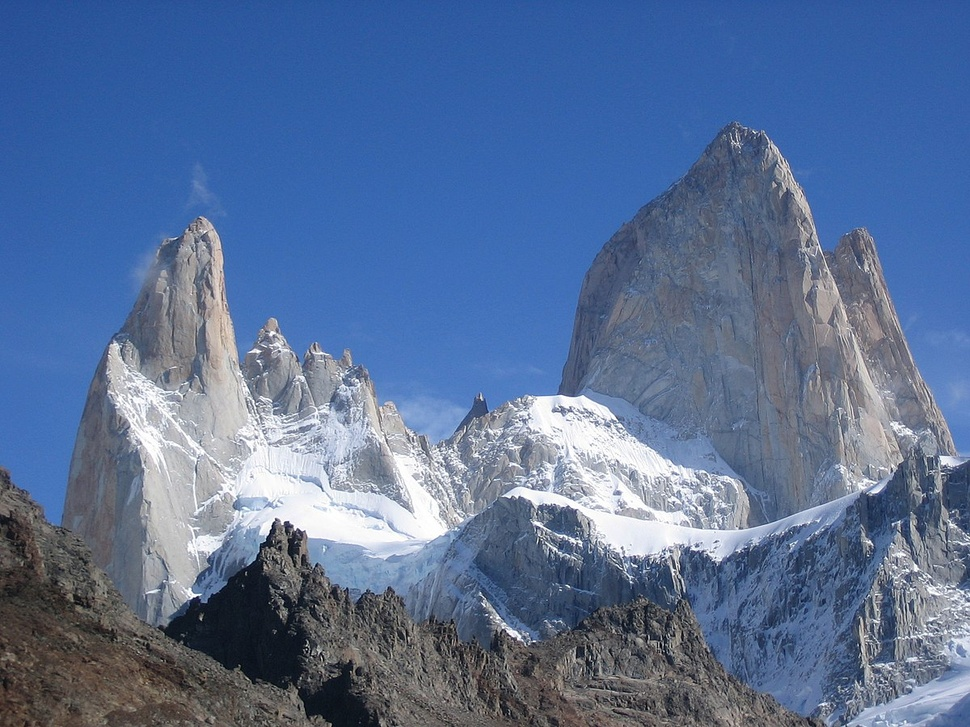
#> input picture 0611/input/ex1.jpg, 970 x 727 px, shrunk from 1200 x 900 before the run
$ jupyter execute --allow-errors atividades_0611.ipynb   (older library calls are emulated)
#> lines starting #> are read from the running program, lines starting #| are printed output that depends on the picture; after the words box and inside, x2 and y2 are one past the last pixel; in counts of white or black regions, pixels touching at a corner belong together
### *Importação das bibliotecas utilizadas*

[cell 1]
import cv2
import numpy as np
import matplotlib.pyplot as plt
from multiprocessing import Pool, cpu_count

### **ATIVIDADE** 1
### Implementar uma função que retorne o fatiamento de bits de uma imagem em níveis de cinza de entrada

[cell 2]
def fatiamento_bits(input_img):
#> called with input_img = 'input/ex1.jpg'
    img = cv2.imread(input_img, cv2.IMREAD_GRAYSCALE)
#> img: shape (727, 970); min 0, max 255, mean 109.9

    bit_planes = []

    for i in range(8):
        bit_plane = (img >> i) & 1
        bit_planes.append(bit_plane * 255)
#> this loop made 8 passes
#> pass 1, in fatiamento_bits, `bit_plane = (img >> i) & 1`:
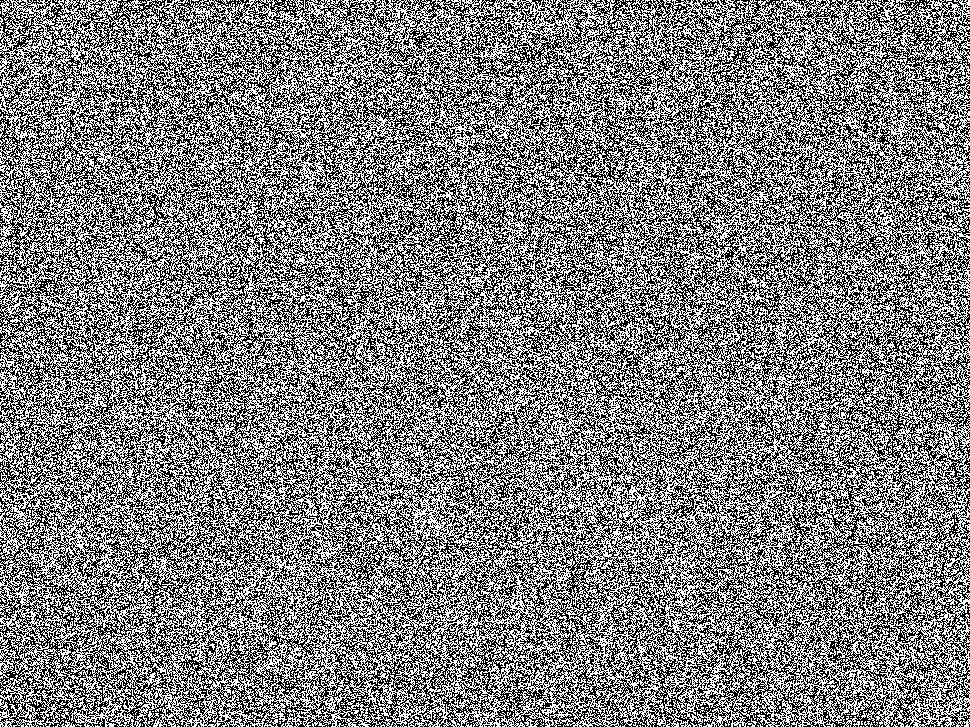
#> bit_plane: shape (727, 970); values 0 (black) and 1 (white), 50% white in thin lines or dots
#> after the loop, bit_planes = 8 items

    fig, axes = plt.subplots(2, 4, figsize=(12, 6))
    fig.suptitle('Fatiamento de bits')

    for i, ax in enumerate(axes.flat):
        ax.imshow(bit_planes[i], cmap='gray')
        ax.set_title(f'Bit {i}')
        ax.axis('off')

    plt.show()
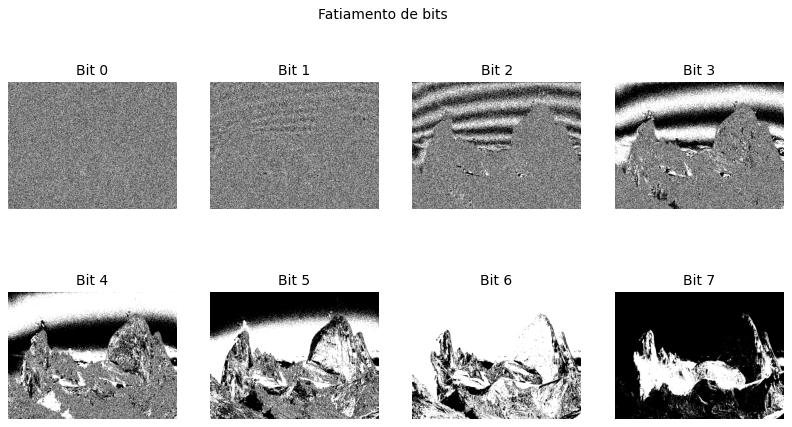
#> figure drawn by matplotlib, 8 panels

    return bit_planes

bit_planes = fatiamento_bits("input/ex1.jpg")
#> bit_planes = 8 items

### **ATIVIDADE** 2
### Pesquise e encontre amostras de imagens naturais, imagens de ultrassom, imagens de satélite (sensor landsat - pegar somente um dos canais), tomografia computadorizada e ressonância magnética. Aplicar o fatiamento de bit nelas e descartar as fatias menos relevantes e remontar a imagem
#### Fazer o fatiamento das imagens coloridas quebrando por cada um dos canais (RGB) e depois agrupar novamente

[cell 3]
def fatiamento_bits(image):
    lista_bits = []

    for i in range(8):
        bit_plane = (image >> i) & 1
        lista_bits.append((bit_plane * 255).astype(np.uint8))

    return lista_bits


def process_image(image_path, color=False):
#> called with image_path = 'input/ex2_natural.jpg', color = True
    if color:
        img = cv2.imread(image_path, cv2.IMREAD_COLOR)
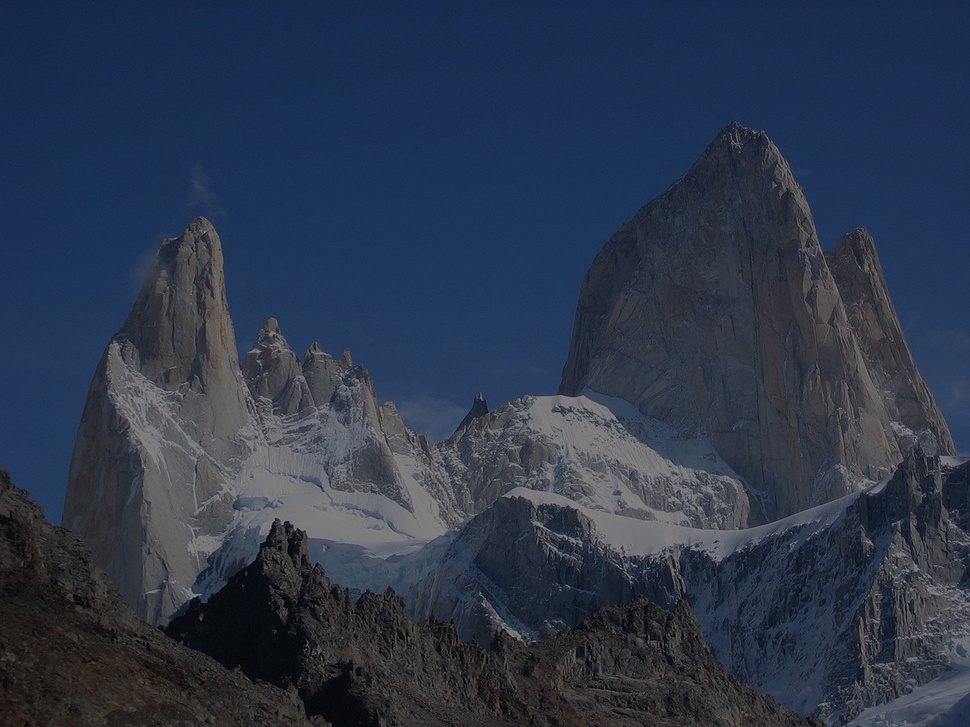
#> input picture 0611/input/ex2_natural.jpg, 970 x 727 px, shrunk from 1200 x 900 before the run
#> img is the input picture: shape (727, 970, 3); mean B, G, R 75.4, 55.9, 44.3
        if img is None:
            raise ValueError("Erro ao carregar a imagem de entrada!\n")
        channels = cv2.split(img)
        lista_canais_proc = []

        for channel in channels:
            bit_planes = fatiamento_bits(channel)
#> the loop in fatiamento_bits, `for i in range(8):` made 8 passes
#> pass 3, in fatiamento_bits, `bit_plane = (image >> i) & 1`:
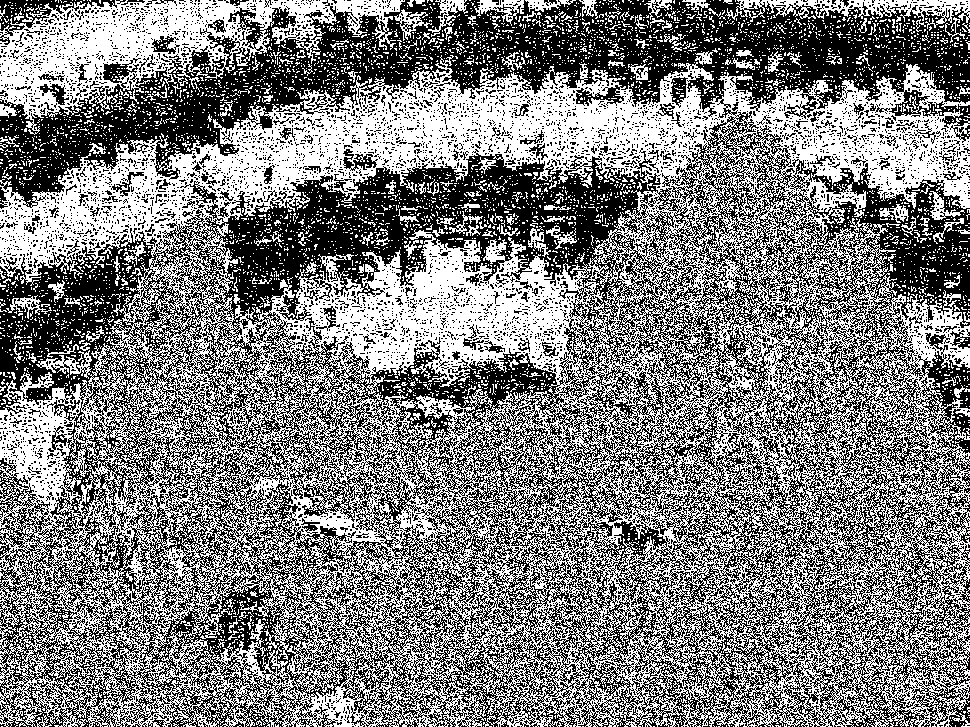
#> bit_plane: shape (727, 970); values 0 (black) and 1 (white), 49.8% white in thin lines or dots
#> bit_planes = 8 items
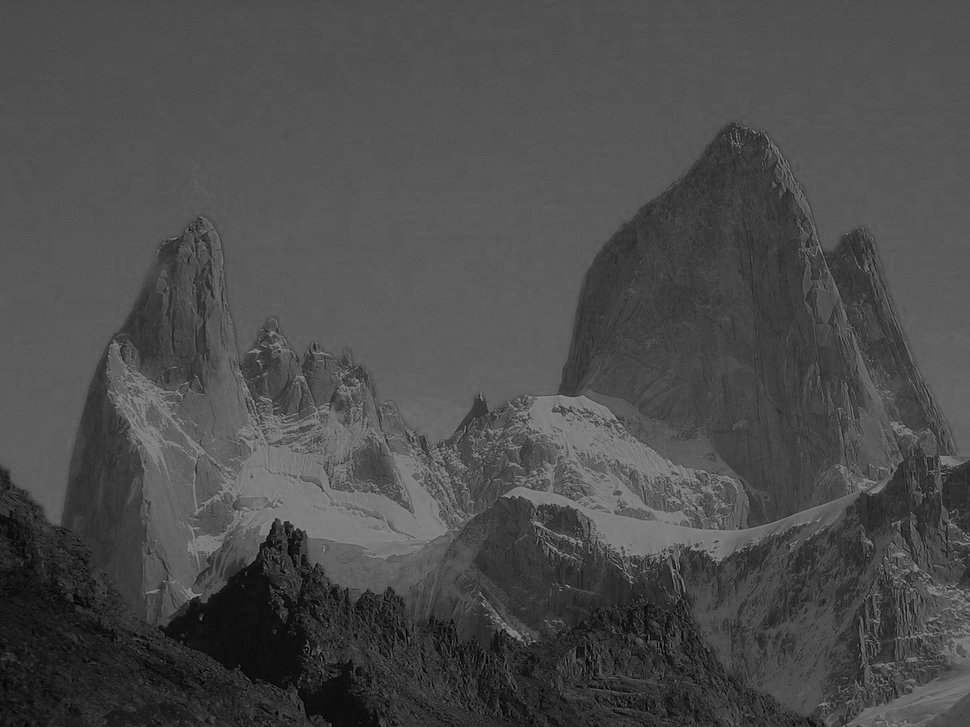
#> channel: shape (727, 970); min 0, max 156, mean 75.4
            reconstructed = np.bitwise_or.reduce(bit_planes[-4:])#manter os 4 bits mais significativos
#> reconstructed: shape (727, 970); 98.8% white; black in thin lines or dots, all inside (x1, y1, x2, y2) = (0, 487, 914, 727)
            lista_canais_proc.append(reconstructed)

        result_image = cv2.merge(lista_canais_proc)
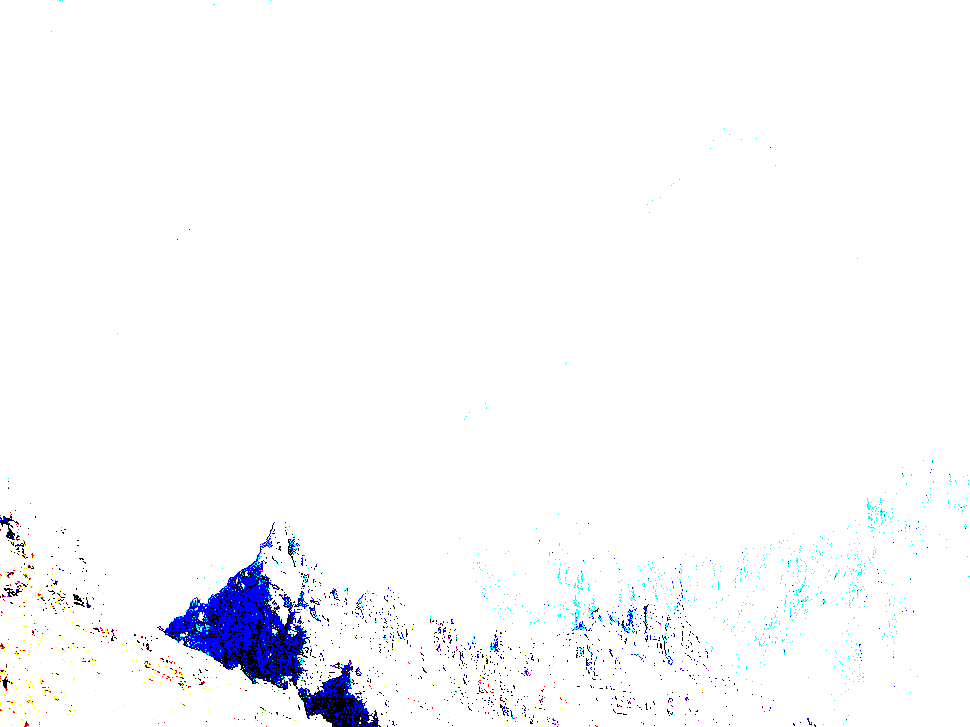
#> result_image: shape (727, 970, 3); mean of channels 0, 1, 2 252.1, 249.4, 248.8; drawn as B, G, R
    else:
        img = cv2.imread(image_path, cv2.IMREAD_GRAYSCALE)
        if img is None:
            raise ValueError("Erro ao carregar a imagem de entrada!\n")
        bit_planes = fatiamento_bits(img)
        result_image = np.bitwise_or.reduce(bit_planes[-4:])  #manter os 4 bits mais significativos

    return result_image

def display_images(original, processed):
    plt.figure(figsize=(10, 5))
    plt.subplot(1, 2, 1)
    plt.imshow(cv2.cvtColor(original, cv2.COLOR_BGR2RGB) if len(original.shape) == 3 else original, cmap='gray')
    plt.title('Original')
    plt.axis('off')

    plt.subplot(1, 2, 2)
    plt.imshow(cv2.cvtColor(processed, cv2.COLOR_BGR2RGB) if len(processed.shape) == 3 else processed, cmap='gray')
    plt.title('Processado')
    plt.axis('off')

    plt.show()
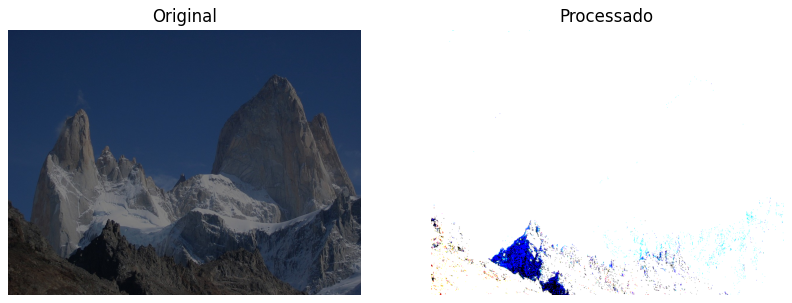
#> figure drawn by matplotlib, 2 panels

imgs = ["ex2_natural.jpg", "ex2_ressonancia.jpg", "ex2_satelite.jpg", "ex2_tomografia.jpg","ex2_ultra.jpg"]
# imgs = ["ex2_natural.jpg"]

for img_path in imgs:
    processed = process_image(f"input/{img_path}", color=True)
    original = cv2.imread(f"input/{img_path}")
    display_images(original, processed)
#> pass 2 of the loop `for img_path in imgs:`:
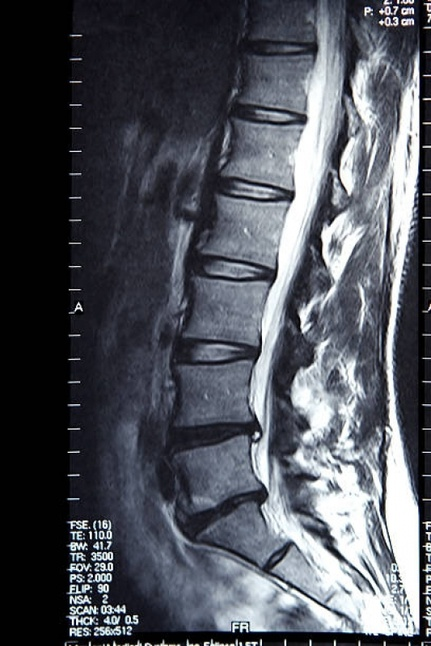
#> input picture 0611/input/ex2_ressonancia.jpg, 431 x 646 px, shrunk from 533 x 799 before the run
#> in process_image, img is the input picture: shape (646, 431, 3); mean B, G, R 89.3, 81.3, 78.3
#> the loop in fatiamento_bits (call 4), `for i in range(8):` made 8 passes
#> pass 1, in fatiamento_bits (call 4), `bit_plane = (image >> i) & 1`:
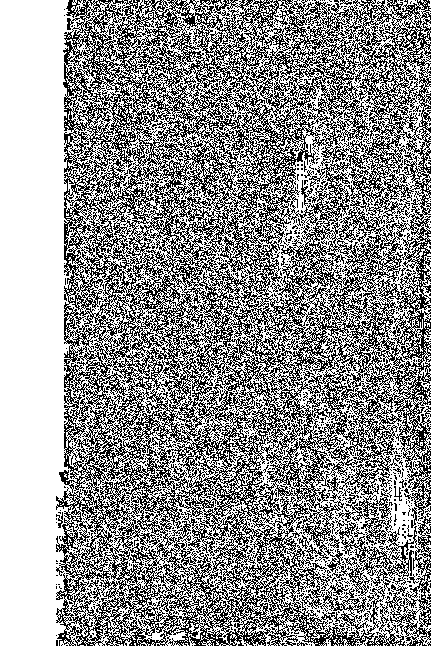
#> bit_plane: shape (646, 431); values 0 (black) and 1 (white), 58% white; black in thin lines or dots, all inside (x1, y1, x2, y2) = (56, 0, 431, 646)
#> channel: shape (646, 431)
#> reconstructed: shape (646, 431); 81.1% white; 260 black regions (258 under 20 px), largest, box (x1, y1, x2, y2) and area: (0, 0, 431, 646) 51941, (319, 239, 322, 255) 24
#> result_image: shape (646, 431, 3)
#> in display_images (call 2), `plt.show()`:
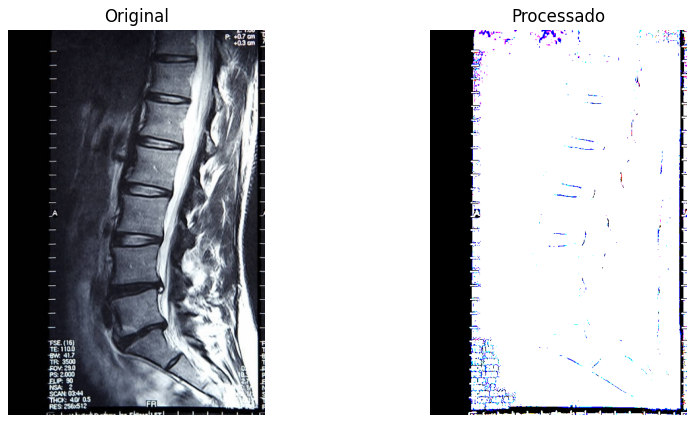
#> figure drawn by matplotlib, 2 panels
#> pass 3 of the loop `for img_path in imgs:`:
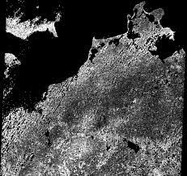
#> input picture 0611/input/ex2_satelite.jpg, 187 x 176 px, shrunk from 231 x 218 before the run
#> in process_image, img is the input picture: shape (176, 187, 3); min 0, max 255, mean 72.1
#> the loop in fatiamento_bits (call 7), `for i in range(8):` made 8 passes
#> pass 1, in fatiamento_bits (call 7), `bit_plane = (image >> i) & 1`:
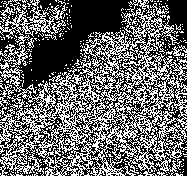
#> bit_plane: shape (176, 187); values 0 (black) and 1 (white), 40.8% white in thin lines or dots
#> channel: shape (176, 187)
#> in process_image (call 3), `reconstructed = np.bitwise_or.reduce(bit_planes[-4:])#manter os 4 bits..`:
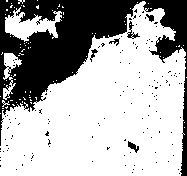
#> reconstructed: shape (176, 187); 67.8% white; 139 black regions (133 under 20 px), largest, box (x1, y1, x2, y2) and area: (0, 0, 187, 176) 10145, (127, 21, 140, 39) 71, (128, 141, 139, 153) 60, (146, 14, 154, 22) 37, (90, 49, 98, 62) 37, (109, 38, 120, 46) 33
#> the loop made 5 passes; the first 3 are shown
